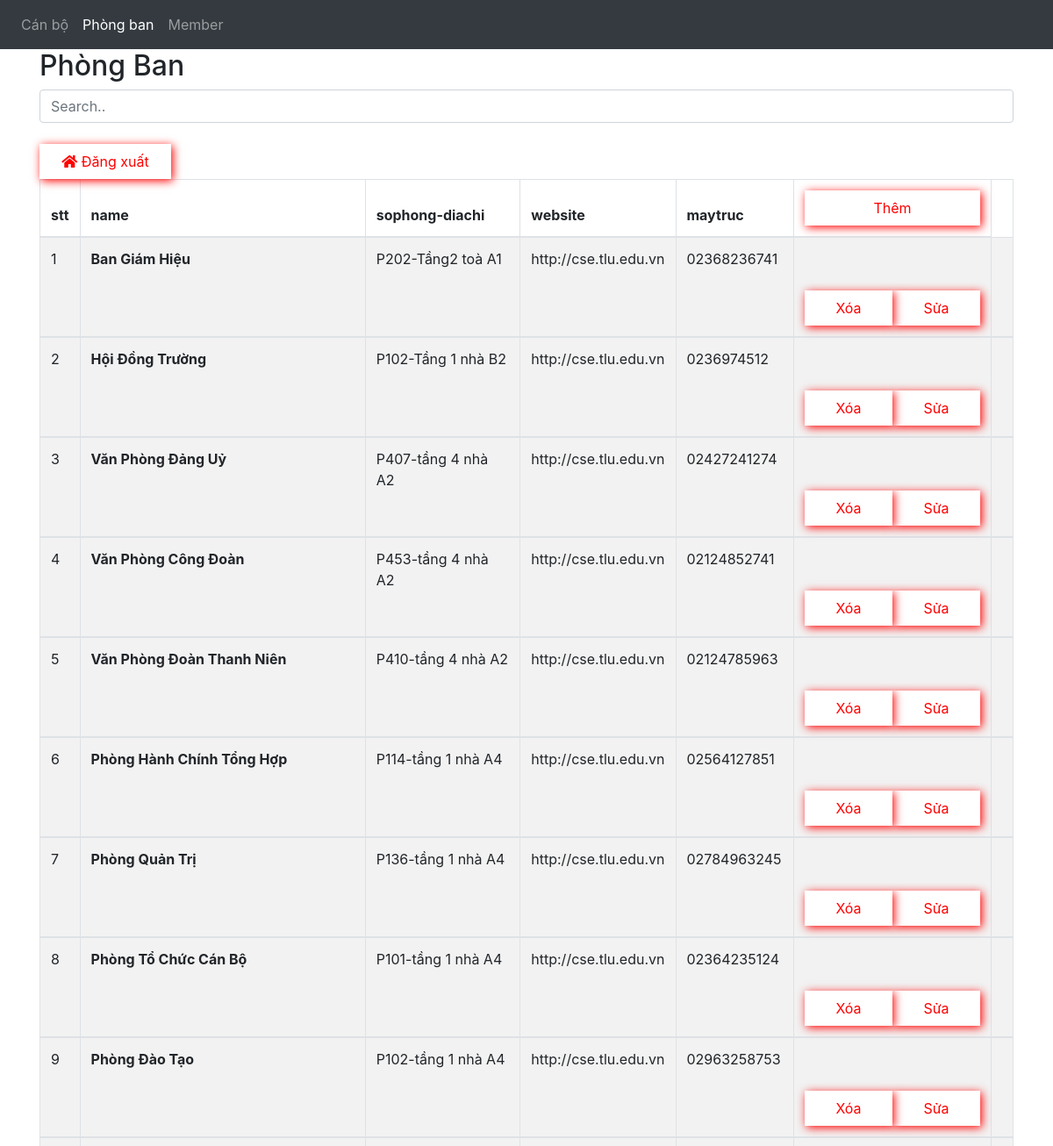
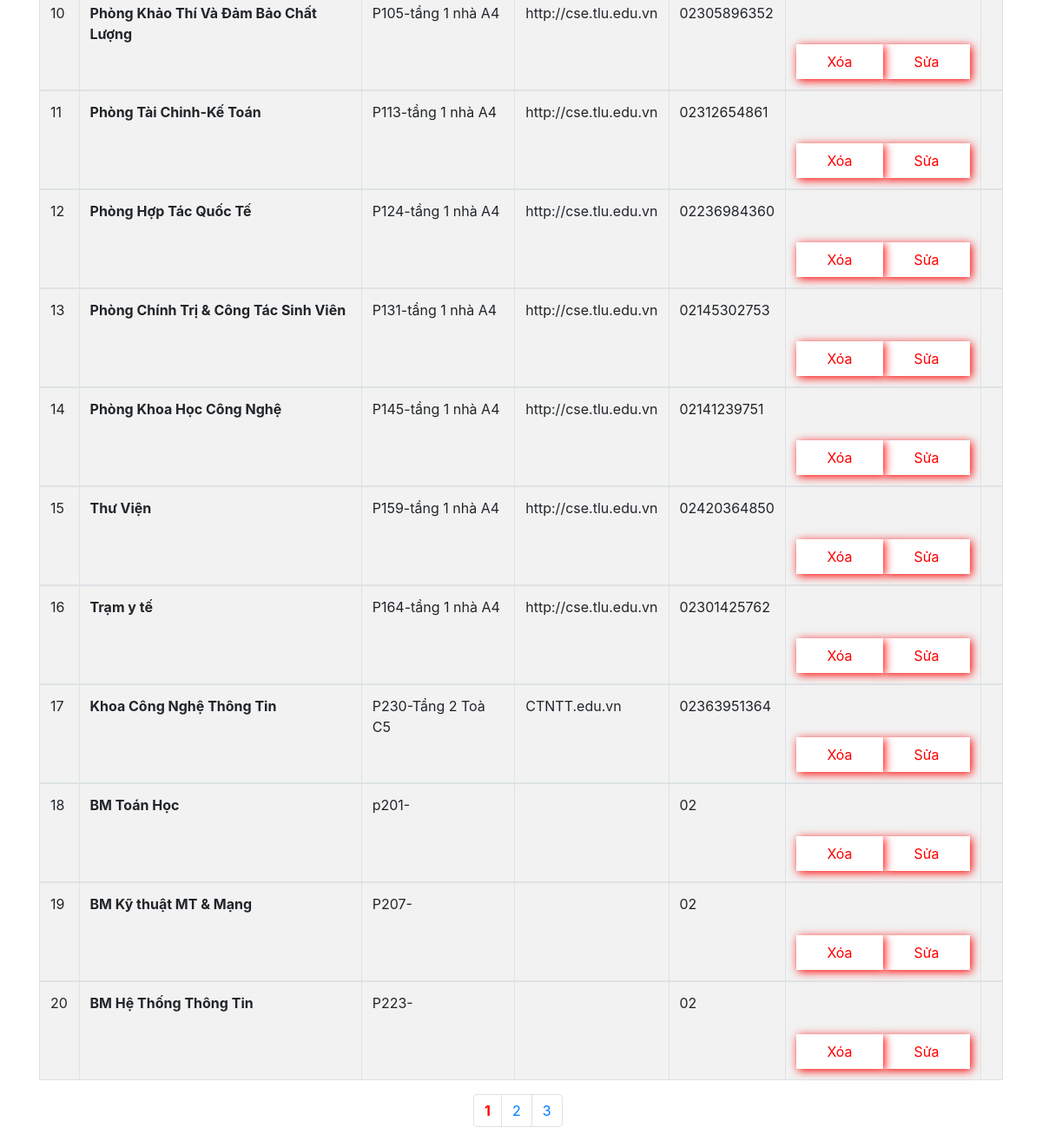
Screenshot of /adminpb.php (signed in) with the database file from the repository (2 pictures, top to bottom).
### tables this page shows
CREATE TABLE `donvi` (
  `id` int(10) NOT NULL,
  `name` varchar(255) NOT NULL,
  `sophong` varchar(10) NOT NULL,
  `maytruc` int(255) DEFAULT NULL,
  `diachi` varchar(255) DEFAULT NULL,
  `email` varchar(255) DEFAULT NULL,
  `website` varchar(255) DEFAULT NULL,
  `id_parent` int(10) DEFAULT NULL
);

### db/dbhelper.php (called while the page is built, shortened)
<?php
function select_list($sql) {
	$con = mysqli_connect(HOST, USERNAME, PASSWORD, DATABASE);
	$result = mysqli_query($con, $sql);
	$data   = [];
	while ($row = mysqli_fetch_array($result, 1)) {
		$data[] = $row;
	}
	return $data;
}

### adminpb.php (the view, shortened to what this page needs)
<?php
require_once ('db/dbhelper.php');
$sql = "select * from donvi ";
$datas = select_list($sql);
$stt=0;
?>
<!DOCTYPE html>
<html lang="en">
<head>
        <link rel="stylesheet" type="text/css" href="css/styleadmin.css">
        <link rel="stylesheet" href="https://maxcdn.bootstrapcdn.com/bootstrap/4.5.2/css/bootstrap.min.css">
        <link href="https://use.fontawesome.com/releases/v5.0.4/css/all.css" rel="stylesheet">
</head>
<body>
   <header>
      <nav class="navbar navbar-expand-sm bg-dark navbar-dark">
        <ul class="navbar-nav">
    <li class="nav-item">
      <a class="nav-link" href="admin.php">Cán bộ</a>
    </li>
    <li class="nav-item active">
      <a class="nav-link disable" href="#">Phòng ban</a>
    </li>
    <li class="nav-item">
      <a class="nav-link" href="adminmb.php">Member</a>
    </li>
  </ul>
</nav>
        </header>
	<div class="container">
  <h2>Phòng Ban</h2>
  <input class="form-control" id="myInput" type="text" placeholder="Search..">
  <br>
  <a href="logout.php">
  	<button type="button"><i class="fas fa-home"></i> Đăng xuất</button>
  </a>
  <table class="table table-bordered table-striped">
    <thead>
      <tr>
      	<th>stt</th>
        <th>name</th>
        <th>sophong-diachi</th>
        <th>website</th>
        <th>maytruc</th>
        <th><a href="addpb.php"><button type="button">Thêm</button></a></th>
      </tr>
    </thead>
    <?php foreach($datas as $data){ ?>
    <tbody id="myTable">
      <tr>
      	<td><?php echo $stt+=1?></td>
     <td><b><?php echo $data["name"];?></b></td>
        <td><?php echo $data["sophong"].'-'.$data["diachi"];?></td>
        <td><?php echo $data["website"];?></td>
        <td><?php echo "02".$data["maytruc"];?></td>
        <td><br><br><a href="updatepb.php?id=<?php echo $data['id'] ;?>"><button type="button">Sửa</button></a> <a href="delete.php?id=<?php echo $data['id'];?>"> <button onclick="testConfirmDialog()" type="button">Xóa</button></a></td>
        <td></td>
      </tr>
      <?php } ?>
    </tbody>
  </table>
  <ul class="pagination">
    <li class="page-item"><a class="page-link" href="#"><strong>1</strong></a></li>
    <li class="page-item"><a class="page-link" href="#">2</a></li>
    <li class="page-item"><a class="page-link" href="#">3</a></li>
  </ul>
</div>
</body>
</html>

### css/styleadmin.css (style rules this page uses)
button { width: 100px; height: 40px; color: red; background: white; }
.pagination { margin-left: 500px; }
body ul li a { color: red; }
strong { color: red !important; }
a button { float: left; box-shadow: 2px 2px 10px red; border: 1px solid white; width: 150px; }
th a button { float: right; width: 200px; }
button { float: right; box-shadow: 2px 2px 10px red; border: 1px solid white; }
td a button { float: right; width: 100px; }

### rows the page displays
donvi: stt "1", name "Ban Giám Hiệu", sophong "P202", diachi "Tầng2 toà A1", website "http://cse.tlu.edu.vn", maytruc "368236741"
donvi: stt "2", name "Hội Đồng Trường", sophong "P102", diachi "Tầng 1 nhà B2", website "http://cse.tlu.edu.vn", maytruc "36974512"
donvi: stt "3", name "Văn Phòng Đảng Uỷ", sophong "P407", diachi "tầng 4 nhà A2", website "http://cse.tlu.edu.vn", maytruc "427241274"
donvi: stt "4", name "Văn Phòng Công Đoàn", sophong "P453", diachi "tầng 4 nhà A2", website "http://cse.tlu.edu.vn", maytruc "124852741"
donvi: stt "5", name "Văn Phòng Đoàn Thanh Niên", sophong "P410", diachi "tầng 4 nhà A2", website "http://cse.tlu.edu.vn", maytruc "124785963"
donvi: stt "6", name "Phòng Hành Chính Tổng Hợp", sophong "P114", diachi "tầng 1 nhà A4", website "http://cse.tlu.edu.vn", maytruc "564127851"
donvi: stt "7", name "Phòng Quản Trị", sophong "P136", diachi "tầng 1 nhà A4", website "http://cse.tlu.edu.vn", maytruc "784963245"
donvi: stt "8", name "Phòng Tổ Chức Cán Bộ", sophong "P101", diachi "tầng 1 nhà A4", website "http://cse.tlu.edu.vn", maytruc "364235124"
donvi: stt "9", name "Phòng Đào Tạo", sophong "P102", diachi "tầng 1 nhà A4", website "http://cse.tlu.edu.vn", maytruc "963258753"
donvi: stt "10", name "Phòng Khảo Thí Và Đảm Bảo Chất Lượng", sophong "P105", diachi "tầng 1 nhà A4", website "http://cse.tlu.edu.vn", maytruc "305896352"
donvi: stt "11", name "Phòng Tài Chinh-Kế Toán", sophong "P113", diachi "tầng 1 nhà A4", website "http://cse.tlu.edu.vn", maytruc "312654861"
donvi: stt "12", name "Phòng Hợp Tác Quốc Tế", sophong "P124", diachi "tầng 1 nhà A4", website "http://cse.tlu.edu.vn", maytruc "236984360"
donvi: stt "13", name "Phòng Chính Trị & Công Tác Sinh Viên", sophong "P131", diachi "tầng 1 nhà A4", website "http://cse.tlu.edu.vn", maytruc "145302753"
donvi: stt "14", name "Phòng Khoa Học Công Nghệ", sophong "P145", diachi "tầng 1 nhà A4", website "http://cse.tlu.edu.vn", maytruc "141239751"
donvi: stt "15", name "Thư Viện", sophong "P159", diachi "tầng 1 nhà A4", website "http://cse.tlu.edu.vn", maytruc "420364850"
donvi: stt "16", name "Trạm y tế", sophong "P164", diachi "tầng 1 nhà A4", website "http://cse.tlu.edu.vn", maytruc "301425762"
donvi: stt "17", name "Khoa Công Nghệ Thông Tin", sophong "P230", diachi "Tầng 2 Toà C5", website "CTNTT.edu.vn", maytruc "363951364"
donvi: stt "18", name "BM Toán Học", sophong "p201"
donvi: stt "19", name "BM Kỹ thuật MT & Mạng", sophong "P207"
donvi: stt "20", name "BM Hệ Thống Thông Tin", sophong "P223"
